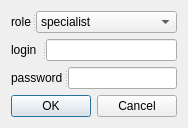
<?xml version="1.0" encoding="UTF-8"?>
<ui version="4.0">
 <class>DialogEnter</class>
 <widget class="QDialog" name="DialogEnter">
  <property name="geometry">
   <rect>
    <x>0</x>
    <y>0</y>
    <width>184</width>
    <height>123</height>
   </rect>
  </property>
  <property name="windowTitle">
   <string>Enter to the system</string>
  </property>
  <layout class="QVBoxLayout" name="verticalLayout">
   <item>
    <widget class="QSplitter" name="splitter">
     <property name="orientation">
      <enum>Qt::Horizontal</enum>
     </property>
     <widget class="QLabel" name="label">
      <property name="text">
       <string>role</string>
      </property>
     </widget>
     <widget class="QComboBox" name="comboBox_role">
      <item>
       <property name="text">
        <string>specialist</string>
       </property>
      </item>
      <item>
       <property name="text">
        <string>administrator</string>
       </property>
      </item>
      <item>
       <property name="text">
        <string>program developer</string>
       </property>
      </item>
     </widget>
    </widget>
   </item>
   <item>
    <widget class="QSplitter" name="splitter_2">
     <property name="orientation">
      <enum>Qt::Horizontal</enum>
     </property>
     <widget class="QLabel" name="label_2">
      <property name="text">
       <string>login</string>
      </property>
     </widget>
     <widget class="QLineEdit" name="lineEdit_login"/>
    </widget>
   </item>
   <item>
    <widget class="QSplitter" name="splitter_3">
     <property name="orientation">
      <enum>Qt::Horizontal</enum>
     </property>
     <widget class="QLabel" name="label_3">
      <property name="text">
       <string>password</string>
      </property>
     </widget>
     <widget class="QLineEdit" name="lineEdit_password">
      <property name="echoMode">
       <enum>QLineEdit::Password</enum>
      </property>
     </widget>
    </widget>
   </item>
   <item>
    <widget class="QDialogButtonBox" name="buttonBox">
     <property name="orientation">
      <enum>Qt::Horizontal</enum>
     </property>
     <property name="standardButtons">
      <set>QDialogButtonBox::Cancel|QDialogButtonBox::Ok</set>
     </property>
    </widget>
   </item>
  </layout>
 </widget>
 <resources/>
 <connections>
  <connection>
   <sender>buttonBox</sender>
   <signal>accepted()</signal>
   <receiver>DialogEnter</receiver>
   <slot>accept()</slot>
   <hints>
    <hint type="sourcelabel">
     <x>248</x>
     <y>254</y>
    </hint>
    <hint type="destinationlabel">
     <x>157</x>
     <y>274</y>
    </hint>
   </hints>
  </connection>
  <connection>
   <sender>buttonBox</sender>
   <signal>rejected()</signal>
   <receiver>DialogEnter</receiver>
   <slot>reject()</slot>
   <hints>
    <hint type="sourcelabel">
     <x>316</x>
     <y>260</y>
    </hint>
    <hint type="destinationlabel">
     <x>286</x>
     <y>274</y>
    </hint>
   </hints>
  </connection>
 </connections>
</ui>
